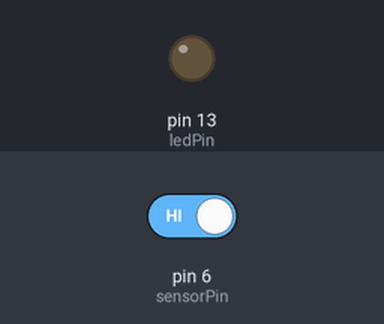
This sketch was run on a simulated Arduino Uno, built with avr-gcc and run on an emulated ATmega328P. Parts: output pins drawn as LEDs (lit = HIGH). Inputs (shaded band) come from the test bench; at power-on: pin 6 (sensorPin) HIGH. What the sketch prints to the serial monitor is not drawn.

Above: at 1.8 s.
1.9 s: pin 6 (sensorPin) driven LOW
At 2.6 s:
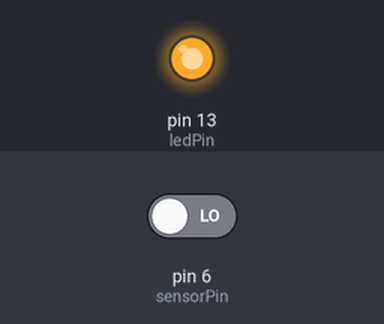
3.5 s: pin 6 (sensorPin) driven HIGH
At 3.8 s:
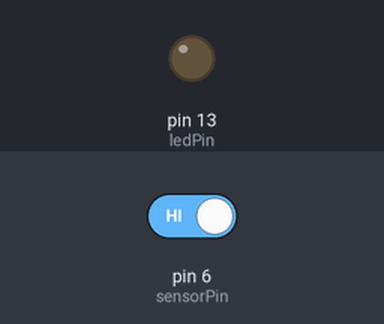
Timing chart, 0 to 6.5 s (numbered marks = the images above; inputs shaded):
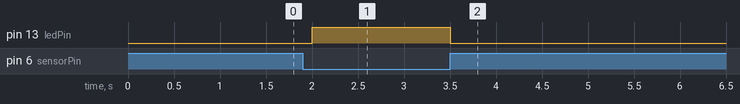

The sketch:

PROXIMITY_TEST.ino
```cpp
int sensorPin = 6;
int ledPin = 13;

void setup() {
  pinMode(sensorPin, INPUT);
  pinMode(ledPin, OUTPUT);
  Serial.begin(9600);
}

void loop() {
  int sensorValue = digitalRead(sensorPin);
  if (sensorValue == LOW) {
    Serial.println("🔩 Metal detected!");
    digitalWrite(ledPin, HIGH);
  } else {
    Serial.println("No metal.");
    digitalWrite(ledPin, LOW);
  }
  delay(500);
}
```

Measured:
- after the input at 1.9 s, pin 13 (ledPin): LOW → HIGH after 0.10 s
- after the input at 3.5 s, pin 13 (ledPin): HIGH → LOW at once
